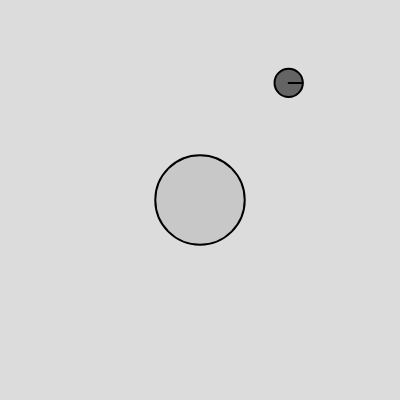
Frame 1 (no input)
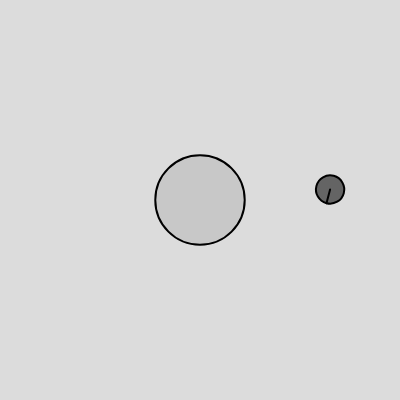
Frame 60 (no input)
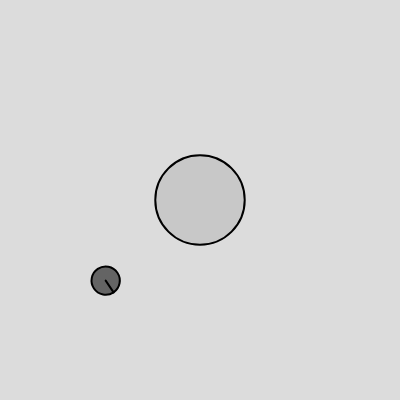
Frame 120 (the mouse pressed at the canvas centre since frame 60)

The p5.js sketch that drew these frames (run headless with seeded random() and noise() and a simulated clock; from frame 60 on, the mouse is pressed at the canvas centre):

// p5.js sketch
// ── sketch.js
let attractor;
let mover;
let G = 3;

function setup() {
  createCanvas(400, 400);
  
  let attractorMass = 20;
  let moverMass = 2;
  
  attractor = new Attractor(attractorMass);
  mover = new Mover(random(0, width), random(0, height), moverMass);
  
}

function draw() {
  background(220);
  
  // show attractor
  attractor.show();
  
  // apply the gravitational attraction force between the two
  // let g = 0.3;
  // let force = mover.calculateGravitationalAttraction(attractor);
  let force = attractor.calculateGravitationalAttraction(mover)
  mover.applyForce(force);
  
  // apply gravity
  // let gravityX = map(mover.mass, 0, 10, 0, 1);
  // let gravity = createVector(0, gravityX);
  // mover.applyForce(gravity);
  
  mover.update();
  mover.show();

}


class Mover{
  constructor(x, y, mass){
    this.position = createVector(x, y);
    this.mass = mass;
    this.velocity = createVector(3, 0);
    this.acceleration = createVector();
    this.topspeed = 5;
    this.diameter = sqrt(this.mass) * 20;
    this.angle = 0;
    this.angularVelocity = 0;
    this.angularAcceleration = 0.001;
    // this.angularAcceleration = this.acceleration.x;
  }
  
  applyForce(force){
    // A = F/M;
    let f = p5.Vector.div(force, this.mass);
    this.acceleration.add(f);
  }
  
  update(){
    this.velocity.add(this.acceleration);
    this.velocity.limit(this.topspeed);
    this.position.add(this.velocity);
    
    // update angles with the angular velocity and angular acceleration
    // this.angularAcceleration = this.acceleration.x;
    this.angularVelocity += this.angularAcceleration;
    this.angle += this.angularVelocity;
    
    // reset acceleartion
    this.acceleration.mult(0);
  }
  
  show(){
    fill (100);
    // save the current state so the rotation of this shape doesn’t affect the rest of the world.
    push();
    translate(this.position.x, this.position.y);
    rotate(this.angle); 
    circle(0, 0, this.diameter);
    line(0, 0, this.diameter/2, 0);
    // to restore the previous state after rotation is complete
    pop();
  }
  
  
}


class Attractor{
  constructor(mass){
    this.position = createVector(width/2, height/2);
    this.mass = mass;
    this.diameter = sqrt(this.mass) * 20;
  }
  
  calculateGravitationalAttraction(mover){
    // get the force from mover to attractor
    let force = p5.Vector.sub(this.position, mover.position);
    // get the distance between the two
    let distance = force.mag() 
    // constrain the distance to avoid the extreme weak/strong forces
    distance = constrain(distance, 5, 25);
    // get the magnitude/strength of the force
    let magnitude = (G * this.mass * mover.mass) / (distance * distance);
    // set the force in the magnitude
    force.setMag(magnitude);
    
    return force;
  }
  
  show(){
    fill(200);
    strokeWeight(2);
    circle(this.position.x, this.position.y, this.diameter);
  }
  
}
